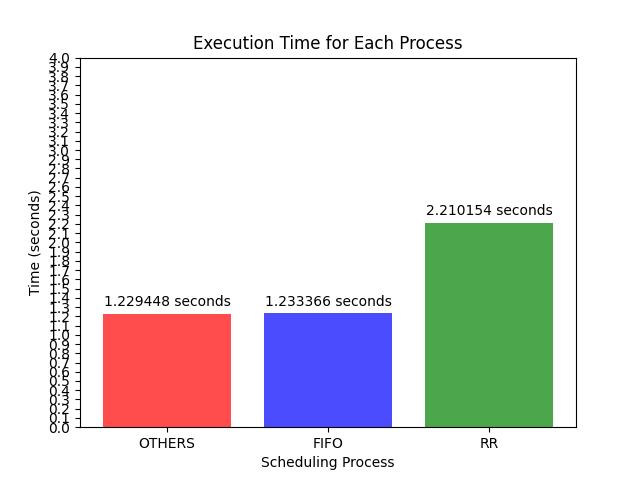

Here is the Python script that generated this plot:
import matplotlib.pyplot as plt

# Initialize empty lists to store data
indices = []
times = []
tempColors = ['red', 'blue', 'green']
intSched = ['OTHERS', 'FIFO', 'RR']
temp_index = [0, 1, 2]
#RED FOR OTHERS
# BLUE FOR FIFO
# GREEN FOR RR

# Read data from the input file
with open('output.txt', 'r') as file:
    for line in file:
        parts = line.strip().split()
        if len(parts) == 2:
            index, time = int(parts[0]), float(parts[1])
            indices.append(index)
            times.append(time)

# Set the scale and limit for the y-axis
plt.ylim(0, 4)
plt.yticks([i * 0.1 for i in range(41)])

categories = [intSched[i] for i in indices]
colors = [tempColors[i] for i in indices]


# Create a bar graph
bars = plt.bar(temp_index, times, align='center', alpha=0.7, color=colors)
plt.xlabel('Scheduling Process')
plt.xticks(temp_index, categories)
plt.ylabel('Time (seconds)')
plt.title('Execution Time for Each Process')

# Add text annotations on top of the bars
for bar, time in zip(bars, times):
    plt.text(bar.get_x() + bar.get_width() / 2, time + 0.05, str(time) + " seconds", ha='center', va='bottom')

# Display the graph
plt.savefig("graph.png")
plt.show()